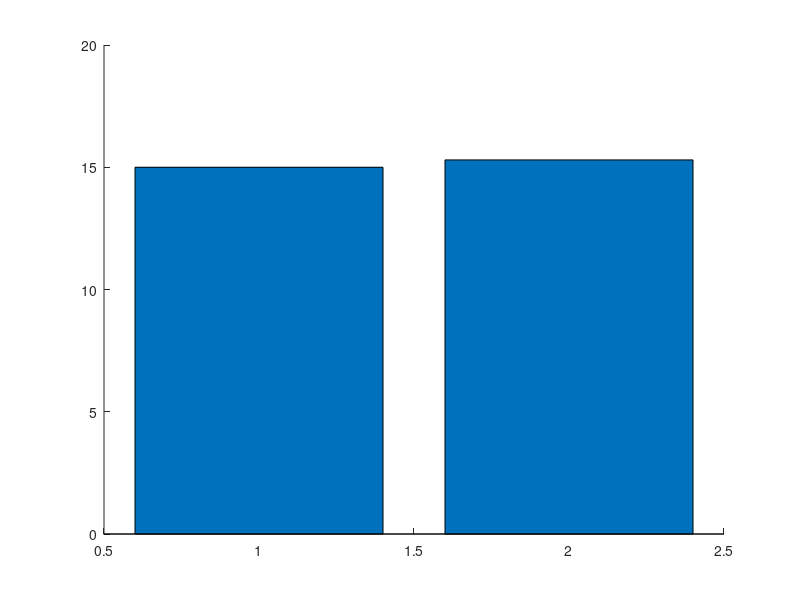

Here is the MATLAB script that generated this plot: (Note: this script raises an error after producing the figure.)
function pic_bar_Average_Placebo_SD()

y_SD=[15;15.3];
b = bar(y_SD,0.8,'FaceAlpha',0.7);
b.FaceColor = 'flat';
b.CData(1,:) = [190 190 190]./255;
b.CData(2,:) = [30 144 255]./255;
hold on

plot(0.15:0.05:2.85,15.*ones(1,55),'--','Color',[54 54 54]./255)
hold on 
plot(1.75,14,'Marker','.','Color','#FF0000','Markersize',50);
hold on;
plot(2,16,'Marker','.','Color','#FFA500','Markersize',50);
hold on;
plot(2.25,14.6,'Marker','.','Color','#00CED1','Markersize',50);
hold on
text(0.85,87,'15%','Color',[190 190 190]./255,'FontSize',25)
hold on
text(1.8,87,'15.3%','Color',[30 144 255]./255,'FontSize',25)

%% Output image setting
set(gca,'XLim',[0.15 2.85]);
set(gca,'YLim',[0 100]);
set(gca,'XTickLabel',{'simulation data' 'clinical data'});
set(gca,'Linewidth',1);
set(gca,'FontSize',22);
set(gca,'FontName','Arial');
ylabel('RECITS (%)');
title('Placebo (SD)');
set(gcf,'unit','centimeters','position',[2 25 18 10])
print('Placebo_Average_SD','-dpng','-r600')

end